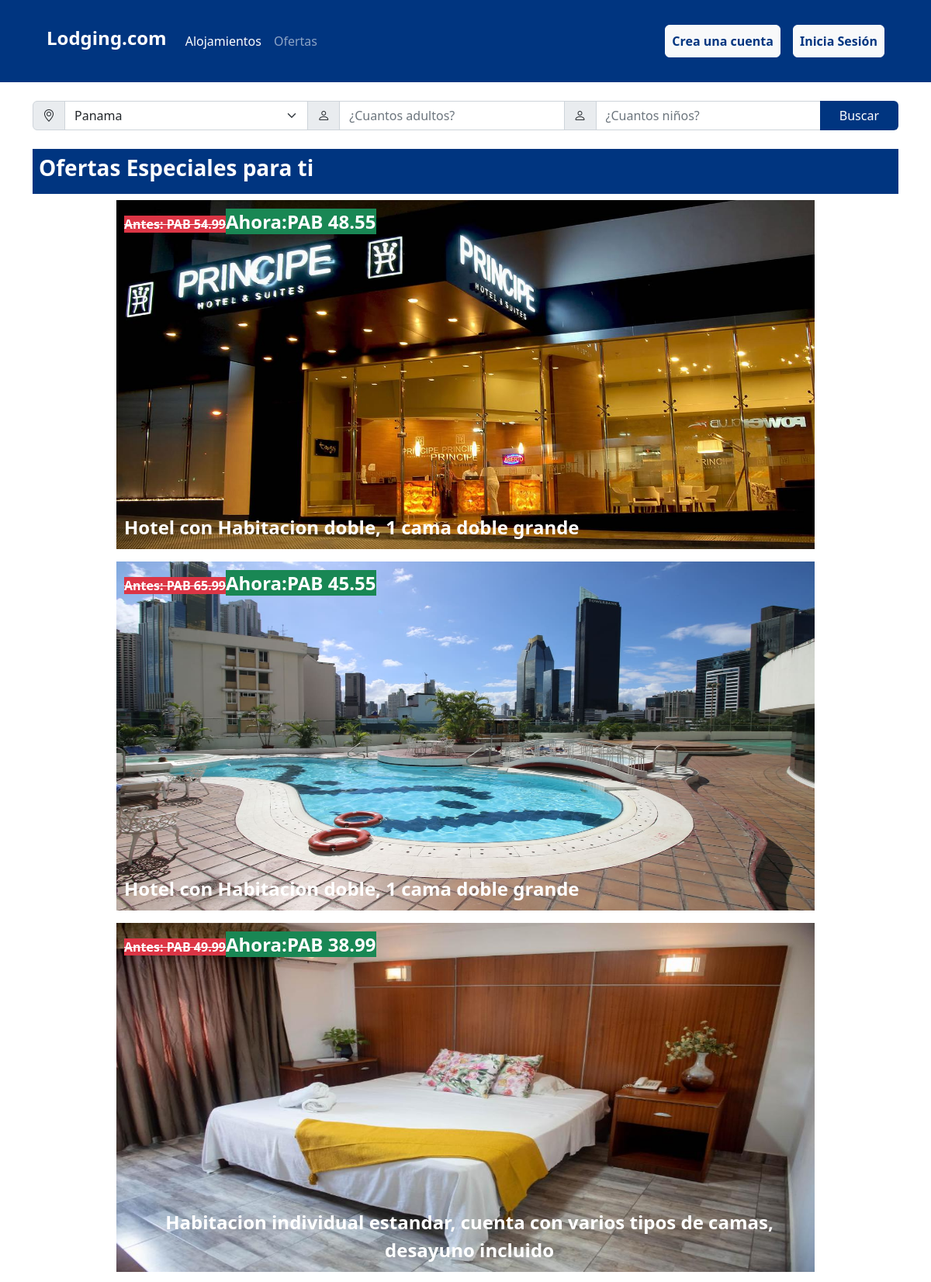
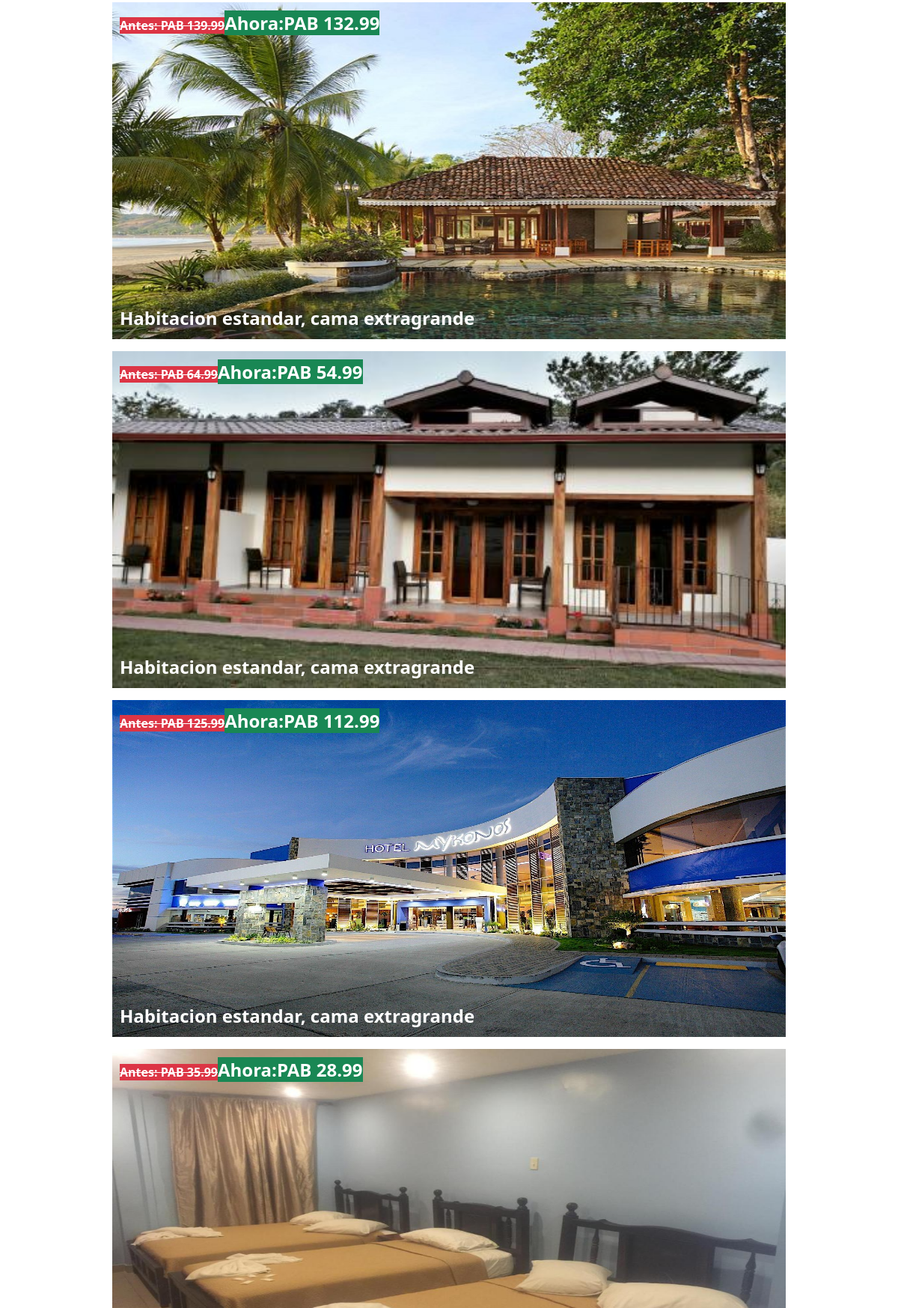
Page /Alojamientos/?op=oferta (upper part) on the committed database (2 pictures, top to bottom).
### tables this page shows
CREATE TABLE alojamiento(
	id INT AUTO_INCREMENT PRIMARY KEY,
    id_lugar INT,
    CONSTRAINT fk_id_lugar_alojamiento FOREIGN KEY (id_lugar) REFERENCES provincia_alojamiento(id),
    precio_original VARCHAR(50),
    precio_oferta VARCHAR(50) NULL,
    impuestos VARCHAR(50),
    nombre_hotel VARCHAR(50),
	ubicacion VARCHAR(50),
    imagen VARCHAR(50),
    kilometros VARCHAR(50),
    descripcion VARCHAR(500)
);

### Alojamientos/Controller/controller.php (called while the page is built, shortened)
<?php
include 'model/Hotel.php';
class Controller
{
    private $Hotel;
    public function __construct()
    {
        $this->Hotel = new Hotel();
    }
    public function Oferta()
    {
        $resp = $this->Hotel->VerOfertas();
        require('View/ofertas.php');
    }
}

### Alojamientos/Model/database.php (called while the page is built, shortened)
<?php
class DB
{
    public static function DBStart()
    {
        try {
            $pdo = new PDO('mysql:host=' . constant('DB_HOST') . ';dbname=' . constant('DB') . ';charset=utf8', '' . constant('DB_USER') . '', '' . constant('DB_PASS') . '');
            $pdo->setAttribute(PDO::ATTR_ERRMODE, PDO::ERRMODE_EXCEPTION);
            return $pdo;
        } catch (Exception $e) {
            die($e->getMessage());
        }
    }
}

### Alojamientos/Model/Hotel.php (called while the page is built, shortened)
<?php
class Hotel
{
    public $pdo;
    public function __construct()
    {
        try {
            $this->pdo = DB::DBStart();
        } catch (Exception $e) {
            die($e->getMessage());
        }
    }
    public function VerOfertas(){
        try {
            $sql = "SELECT * from alojamiento where precio_oferta!=''";
            $stm = $this->pdo->prepare($sql);
            $stm->execute();
            return $stm->fetchAll(PDO::FETCH_OBJ);
        } catch (Exception $e) {
            die($e->getMessage());
        }
    }
}

### Alojamientos/View/ofertas.php (the view, shortened to what this page needs)
<!DOCTYPE html>
<html lang="es">
<head>
    <link rel="stylesheet" href="Public/Bootstrap/css/bootstrap.min.css">
    <link rel="stylesheet" href="https://cdn.jsdelivr.net/npm/bootstrap-icons@1.10.2/font/bootstrap-icons.css">
    <link rel="stylesheet" href="Public/Estilos/oferta.css">
</head>
<body>
    <header>
        <?php
        require_once('Templates/header.php');
        ?>
    </header>
    <?php
    require_once('Templates/search.php');
    ?>
    <div class="container-md">
        <div class="mt-4 p-2 text-white" style="background-color: #003580;">
            <h3 class="h3 fw-bold">Ofertas Especiales para ti</h3>
        </div>
        <?php foreach($resp as $r){ ?>
        <div class="p-2 text-center">
            <a href="./?op=disponibilidad&id=<?php echo $r->id ?>">
                <div class="contenedor">
                    <img src="Public/Imagenes/<?php echo $r->imagen ?>" alt="" height="450px" width="900px">
                    <div class="texto-encima oferta text-white">
                        <p class="fw-bold"><span class="bg-danger text-decoration-line-through fs-6">Antes:
                                <?php echo $r->precio_original ?></span><span class="bg-success fs-4">Ahora:<?php echo $r->precio_oferta ?> </span></p>
                    </div>
                    <div class="texto-debajo text-white fw-bold fs-4 text-break"><?php echo $r->descripcion ?></div>
                </div>
            </a>
        </div>
    </div>
    <?php } ?>
</body>
</html>

### Alojamientos/Public/Estilos/oferta.css (style rules this page uses)
.contenedor { position: relative; display: inline-block; text-align: center; }
.texto-encima { position: absolute; top: 10px; left: 10px; }
.texto-debajo { position: absolute; bottom: 10px; left: 10px; }
.oferta { height: 300px; }

### rows in the picture
alojamiento: imagen (picture), precio_original "PAB 54.99", precio_oferta "PAB 48.55", descripcion "Hotel con Habitacion doble, 1 cama doble grande"
alojamiento: imagen (picture), precio_original "PAB 65.99", precio_oferta "PAB 45.55", descripcion "Hotel con Habitacion doble, 1 cama doble grande"
alojamiento: imagen (picture), precio_original "PAB 49.99", precio_oferta "PAB 38.99", descripcion "Habitacion individual estandar, cuenta con varios tipos de camas, desayuno incluido"
alojamiento: imagen (picture), precio_original "PAB 139.99", precio_oferta "PAB 132.99", descripcion "Habitacion estandar, cama extragrande"
alojamiento: imagen (picture), precio_original "PAB 64.99", precio_oferta "PAB 54.99", descripcion "Habitacion estandar, cama extragrande"
alojamiento: imagen (picture), precio_original "PAB 125.99", precio_oferta "PAB 112.99", descripcion "Habitacion estandar, cama extragrande"
alojamiento: imagen (picture), precio_original "PAB 35.99", precio_oferta "PAB 28.99"
